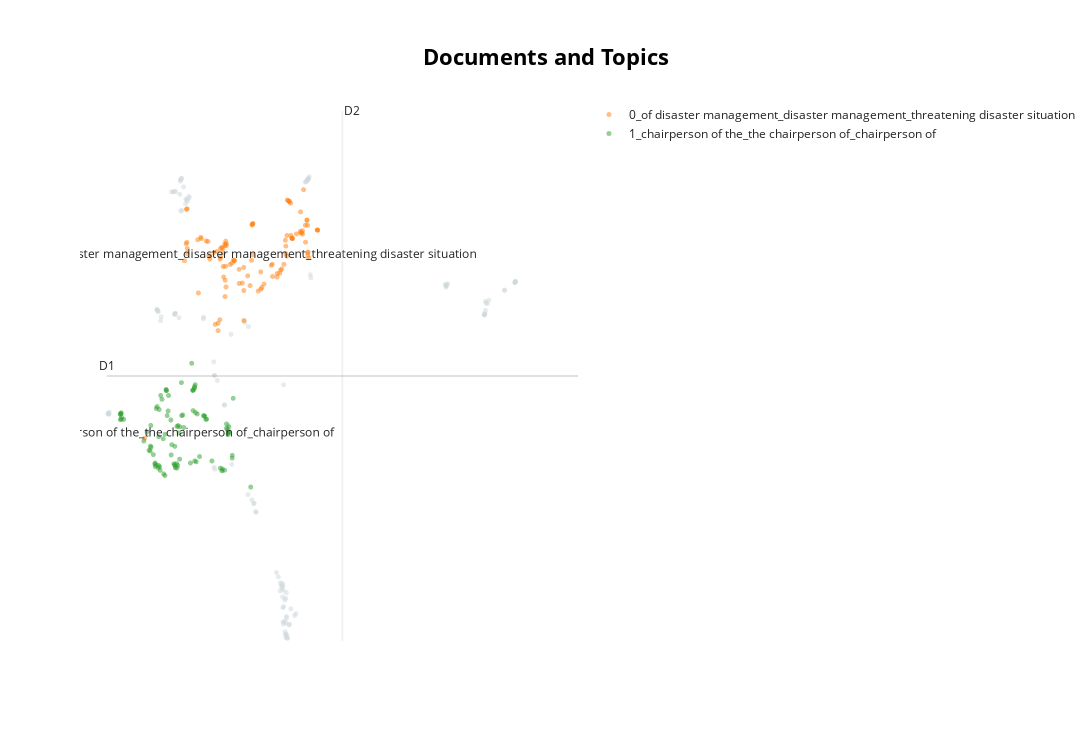

The code cell stored with this chart in its notebook:
### Code cell
topic_model.visualize_documents(docs, embeddings=embeddings)
